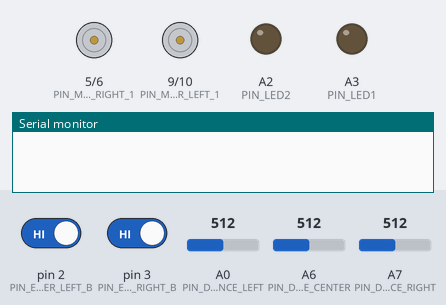
This sketch was run on a simulated Arduino Nano, built with avr-gcc and run on an emulated ATmega328P. On the bench: motor-driver pin pairs drawn as motors (green arrow = first pin HIGH = forward, orange = second pin HIGH = backward, longer = more drive), output pins drawn as LEDs (lit = HIGH), the last lines printed to the serial monitor. The inputs (shaded band) are chosen by the test bench; at power-on: A6 (PIN_DISTANCE_CENTER) = 512, A0 (PIN_DISTANCE_LEFT) = 512, A7 (PIN_DISTANCE_RIGHT) = 512, pin 2 (PIN_ENCODER_LEFT_B) HIGH, pin 3 (PIN_ENCODER_RIGHT_B) HIGH.

Above: at 2.2 s.
2.3 s: A6 (PIN_DISTANCE_CENTER) set to 433
7.3 s: A6 (PIN_DISTANCE_CENTER) set to 409
At 7.8 s:
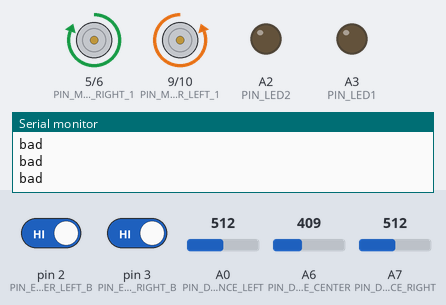
9.3 s: A0 (PIN_DISTANCE_LEFT) set to 485
11.3 s: A6 (PIN_DISTANCE_CENTER) set to 511
At 12.48 s:
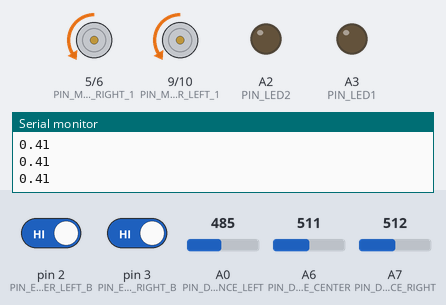
16.3 s: A7 (PIN_DISTANCE_RIGHT) set to 330
19.8 s: A7 (PIN_DISTANCE_RIGHT) set to 301
Timing chart, 0 to 25.8 s (numbered marks = the images above; inputs shaded):
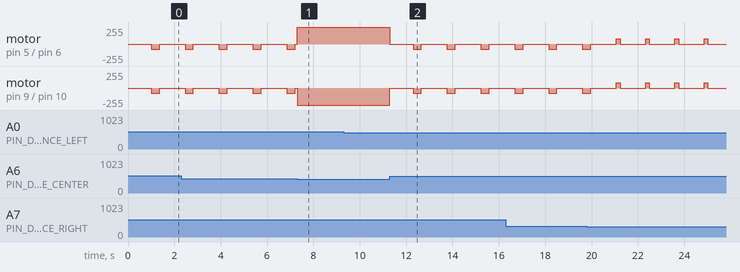

Measured:
- the behaviour switches between 417 and 416 on A6 (PIN_DISTANCE_CENTER) (found by bisection; images 0 and 1)
- after the input at 11.3 s, motor on pin 5 (PIN_MOTOR_RIGHT_1) / pin 6 (PIN_MOTOR_RIGHT_2), motor on pin 9 (PIN_MOTOR_LEFT_1) / pin 10 (PIN_MOTOR_LEFT_2): alternates backward 76/255 for 0.36 s and stopped for 1.1 s, starting at once
- by itself, motor on pin 5 (PIN_MOTOR_RIGHT_1) / pin 6 (PIN_MOTOR_RIGHT_2), motor on pin 9 (PIN_MOTOR_LEFT_1) / pin 10 (PIN_MOTOR_LEFT_2): alternates backward 76/255 for 0.36 s and stopped for 1.1 s

The sketch:

Micromouse_maze_follower.ino
```cpp
#include <PID_v1.h>

// Define Variables we'll be connecting to
double velocity_linear_setpoint;
double velocity_linear;
double velocity_linear_power;

double velocity_angular_setpoint;
double velocity_angular;
double velocity_angular_power;

double distance_left;
double distance_left_setpoint;
double left_stat = 0;
double distance_center;
double distance_right;

// double braking_power;
int count = 0;

// Specify the links and initial tuning parameters
PID velocity_linear_pid(&velocity_linear, &velocity_linear_power, &velocity_linear_setpoint, .007, .0005, 0, DIRECT); //.007 .0005
PID velocity_angular_pid(&velocity_angular, &velocity_angular_power, &velocity_angular_setpoint, .4, .05, 0, DIRECT);
// PID distance_left_pid(&distance_left, &braking_power, &distance_left_setpoint, .007, .0005, 0, DIRECT);

void setup()
{
  velocity_linear = 0;
  velocity_linear_setpoint = 200; // We want to go 200 mm/sec
  velocity_linear_pid.SetOutputLimits(-1.0, 1.0);
  velocity_linear_pid.SetSampleTime(10);

  velocity_angular = 0;
  velocity_angular_setpoint = 0;
  velocity_angular_pid.SetOutputLimits(-1.0, 1.0);
  velocity_angular_pid.SetSampleTime(10);

  // distance_left = 0;
  // distance_left_setpoint = 10; // 10 cm from left wall
  // distance_left_pid.SetOutputLimits(-0.5, 0.5);
  // distance_left_pid.SetSampleTime(10);

  // turn the PID on
  velocity_linear_pid.SetMode(AUTOMATIC);
  velocity_angular_pid.SetMode(AUTOMATIC);
  // distance_left_pid.SetMode(AUTOMATIC);
  pinSetup();
  Serial.begin(9600);
}

void loop()
{
  velocity_linear = getLinearVelocity();
  velocity_linear_pid.Compute();
  velocity_angular = getAngularVelocity();
  velocity_angular_pid.Compute();
  distance_left = readDistanceLeft();
  distance_center = readDistanceCenter();
  distance_right = readDistanceRight();
  // distance_left_pid.Compute();

  // print(velocity_linear_power);

 if (distance_center > 0 && distance_center < 6) {
    applyPowerLeft(0);
    applyPowerRight(0);
    delay(1000);

    if (distance_left < 8 && distance_right < 8) {
      applyPowerLeft(0.3);
      applyPowerRight(-0.3);
      delay(360);
    } else if (distance_left < 8) {
      applyPowerLeft(-0.3);
      applyPowerRight(0.3);
      delay(160);
    } else {
      applyPowerLeft(0.3);
      applyPowerRight(-0.3);
      delay(160);
    }
    applyPowerLeft(0);
    applyPowerRight(0);
    delay(100);
  }

  if (count % 2 == 0) {
    applyPowerLeft(velocity_linear_power - velocity_angular_power);
    applyPowerRight(velocity_linear_power + velocity_angular_power);
    // applyBrakeRight(braking_power);
    count = 0;
  }else {
   alter_velocity_perception((distance_left - 15) * 0.03, velocity_linear_power);
  }
  //Serial.print("center");
  //Serial.println(distance_center);
  /*if (millis() % 200 == 0){
    Serial.print("left");
    Serial.println(distance_left);
    Serial.println(distance_left);
    Serial.println((distance_left - 15) * 0.1);
    Serial.println((velocity_linear_power - velocity_angular_power));
    Serial.println();
    Serial.println(velocity_linear);
    Serial.println(velocity_linear_power);

    Serial.println(distance_center);
  }*/

  count++;
  checkEncodersZeroVelocity();
}
```

mouse_helpers.ino
```cpp
#define PIN_DISTANCE_LEFT A0
#define PIN_DISTANCE_CENTER A6
#define PIN_DISTANCE_RIGHT A7

#define PIN_LED1 A3
#define PIN_LED2 A2
#define PIN_BUTTON A1

#define PIN_ENCODER_LEFT_A 11
#define PIN_ENCODER_LEFT_B 2
#define PIN_ENCODER_RIGHT_A 12
#define PIN_ENCODER_RIGHT_B 3

#define PIN_MOTOR_LEFT_1 9
#define PIN_MOTOR_LEFT_2 10
#define PIN_MOTOR_RIGHT_1 5
#define PIN_MOTOR_RIGHT_2 6

// Invert encoder directions if needed
const boolean INVERT_ENCODER_LEFT = true;
const boolean INVERT_ENCODER_RIGHT = true;

// Invert motor directions if needed
const boolean INVERT_MOTOR_LEFT = true;
const boolean INVERT_MOTOR_RIGHT = false;

// Loop count, used for print statements
// int count = 0;
// double left_power = 0.5;
// double right_power = 0.5;

double left_motor_constant = 1;
double right_motor_constant = 1;
double past_brake = 0;
double past_brake2 = 0;
double past_brake3 = 0;
double average_brake = 0;


/*

   Some helper functions we've written to simplify your code
   These were all taken from your previous labs!

   Functions that you might find useful:

    pinSetup()            - sets up pins (modes, interrupts, etc)

    applyPowerLeft()      - applies a power (-1 to 1) to the left wheel
    applyPowerRight()     - applies a power (-1 to 1) to the right wheel
    applyBrakeLeft()      - applies a braking force (0 to 1) to the left wheel
    applyBrakeRight()     - applies a braking force (0 to 1) to the right wheel

    getLinearVelocity()   - computes and returns our forward velocity (mm/sec)
    getAngularVelocity()  - computes and returns our turning velocity (rad/sec)

    readDistanceLeft()    - reads a distance from the left IR sensor (cm)
    readDistanceRight()   - reads a distance from the right IR sensor (cm)
    readDistanceCenter()  - reads a distance from the center IR sensor (cm)

*/

///////////////////////////////
// Helper for hardware setup //
///////////////////////////////

void pinSetup() {
  pinMode(PIN_DISTANCE_LEFT, INPUT);
  pinMode(PIN_DISTANCE_RIGHT, INPUT);
  pinMode(PIN_DISTANCE_CENTER, INPUT);

  pinMode(PIN_LED1, OUTPUT);
  pinMode(PIN_LED2, OUTPUT);
  pinMode(PIN_BUTTON, INPUT);

  pinMode(PIN_MOTOR_LEFT_1, OUTPUT);
  pinMode(PIN_MOTOR_LEFT_2, OUTPUT);
  pinMode(PIN_MOTOR_RIGHT_1, OUTPUT);
  pinMode(PIN_MOTOR_RIGHT_2, OUTPUT);

  pinMode(PIN_ENCODER_LEFT_A, INPUT);
  pinMode(PIN_ENCODER_LEFT_B, INPUT);
  pinMode(PIN_ENCODER_RIGHT_A, INPUT);
  pinMode(PIN_ENCODER_RIGHT_B, INPUT);

  attachInterrupt(digitalPinToInterrupt(PIN_ENCODER_LEFT_B), leftEncoderRisingEdge, RISING);
  attachInterrupt(digitalPinToInterrupt(PIN_ENCODER_RIGHT_B), rightEncoderRisingEdge, RISING);
}

void alter_velocity_perception(double brake, double power) {
  if (brake > -0.3 && brake < 0.4) {
    average_brake = 1 + brake + past_brake + past_brake2 + past_brake3;
    average_brake = (average_brake + 1) / 2;
    left_motor_constant = average_brake;
    Serial.println(average_brake);
    //Serial.println(power);
    //Serial.println((brake + past_brake) / 2);
    past_brake3 = past_brake2;
    past_brake2 = past_brake;
    past_brake = brake;
    /*Serial.println();
    Serial.println("brake");
    Serial.println(brake);
    Serial.println();
    Serial.println();
    Serial.println("average brake");
    Serial.println(((brake + past_brake + past_brake2 + past_brake3)/8));
    Serial.println();
    */
  } else {
    Serial.println("bad");
    //Serial.println(brake);
  }
}


////////////////////////////////////
// Motor driving helper functions //
////////////////////////////////////

// Apply power to a motor
// power = 0 means no power is applied
// power = 1 means 100% power forward
// power = -1 means 100% power backwards

void applyPowerLeft(double power) {
  if (INVERT_MOTOR_LEFT)
    power *= -1;

  if (power > 0) {
    analogWrite(PIN_MOTOR_LEFT_1, constrain(power * 255.0, 0, 255));
    analogWrite(PIN_MOTOR_LEFT_2, 0);
  } else {
    analogWrite(PIN_MOTOR_LEFT_1, 0);
    analogWrite(PIN_MOTOR_LEFT_2, constrain(power * -255.0, 0, 255));
  }
}

void applyPowerRight(double power) {
  if (INVERT_MOTOR_RIGHT)
    power *= -1;

  if (power > 0) {
    analogWrite(PIN_MOTOR_RIGHT_1, constrain(power * 255.0, 0, 255));
    analogWrite(PIN_MOTOR_RIGHT_2, 0);
  } else {
    analogWrite(PIN_MOTOR_RIGHT_1, 0);
    analogWrite(PIN_MOTOR_RIGHT_2, constrain(power * -255.0, 0, 255));
  }
}


// Apply a braking force to the motor
// power = 0 means no braking force
// power = 1 means 100% braking force

void applyBrakeLeft(double power) {
  analogWrite(PIN_MOTOR_LEFT_1, constrain(power * 255.0, 0, 255));
  analogWrite(PIN_MOTOR_LEFT_2, constrain(power * 255.0, 0, 255));
}

void applyBrakeRight(double power) {
  analogWrite(PIN_MOTOR_RIGHT_1, constrain(power * 255.0, 0, 255));
  analogWrite(PIN_MOTOR_RIGHT_2, constrain(power * 255.0, 0, 255));
}


////////////////////////////////
// IR sensor helper functions //
////////////////////////////////

double readDistanceLeft() {
  return (1 / (0.000413153 * analogRead(PIN_DISTANCE_LEFT) - 0.0055266887));
}

double readDistanceRight() {
  return (1 / (0.000413153 * analogRead(PIN_DISTANCE_RIGHT) - 0.0055266887));
}

double readDistanceCenter() {
  return (1 / (0.000413153 * analogRead(PIN_DISTANCE_CENTER) - 0.0055266887));
}


//////////////////////////////
// Encoder helper functions //
//////////////////////////////

// Mouse physical parameters; these are used for velocity calculations
const double ENCODER_TICKS_PER_REVOLUTION = 420.0 / 2.0; // blaze it
const double WHEELBASE_DIAMETER = 95.0; // mm
const double WHEEL_DIAMETER = 34.0; // mm

// Precomputed constant used for calculating wheel velocities
// (VELOCITY_COEFF / encoder pulse width in microseconds) will give us the linear velocity of a wheel
const double VELOCITY_COEFF = WHEEL_DIAMETER * PI / ENCODER_TICKS_PER_REVOLUTION * 1000000.0;

// Encoder helper variables
unsigned long prev_pulse_time_right;
unsigned long prev_pulse_time_left;

// Encoder state variables
long ticks_left = 0; // ticks
long ticks_right = 0; // ticks
double velocity_left = 0; // millimeters/sec
double velocity_right = 0; // millimeters/sec

double getLinearVelocity() {
  return 0.5 * (velocity_left + velocity_right);
}

double getLeftVelocity() {
  return velocity_left;
}

double getRightVelocity() {
  return velocity_right;
}

double getAngularVelocity() {
  return (velocity_right - velocity_left) / WHEELBASE_DIAMETER;
}

void checkEncodersZeroVelocity(void) {
  // Sets the wheel velocity to 0 if we haven't see an edge in a while
  unsigned long curr_time = micros();
  if (curr_time > prev_pulse_time_left + 100000) {
    velocity_left = 0;
  }
  if (curr_time > prev_pulse_time_right + 100000) {
    velocity_right = 0;
  }
}

void leftEncoderRisingEdge(void) {
  unsigned long curr_time = micros();

  int direction;
  if (digitalRead(PIN_ENCODER_LEFT_A) == !INVERT_ENCODER_LEFT) {
    direction = 1;
  } else {
    direction = -1;
  }

  if (direction * velocity_left < 0) {
    velocity_left = 0;
  } else {
    // Otherwise, convert the period of our pulse in mm/second
    velocity_left = left_motor_constant * direction * VELOCITY_COEFF / (curr_time - prev_pulse_time_left);
  }
  ticks_left += direction;

  prev_pulse_time_left = curr_time;
}

void rightEncoderRisingEdge(void) {
  unsigned long curr_time = micros();

  int direction;
  if (digitalRead(PIN_ENCODER_RIGHT_A) == !INVERT_ENCODER_RIGHT) {
    direction = -1;
  } else {
    direction = 1;
  }

  if (direction * velocity_right < 0) {
    velocity_right = 0;
  } else {
    // Otherwise, convert the period of our pulse in mm/second
    velocity_right = direction * VELOCITY_COEFF / (curr_time - prev_pulse_time_right);
  }
  ticks_right += direction;

  prev_pulse_time_right = curr_time;
}
```
